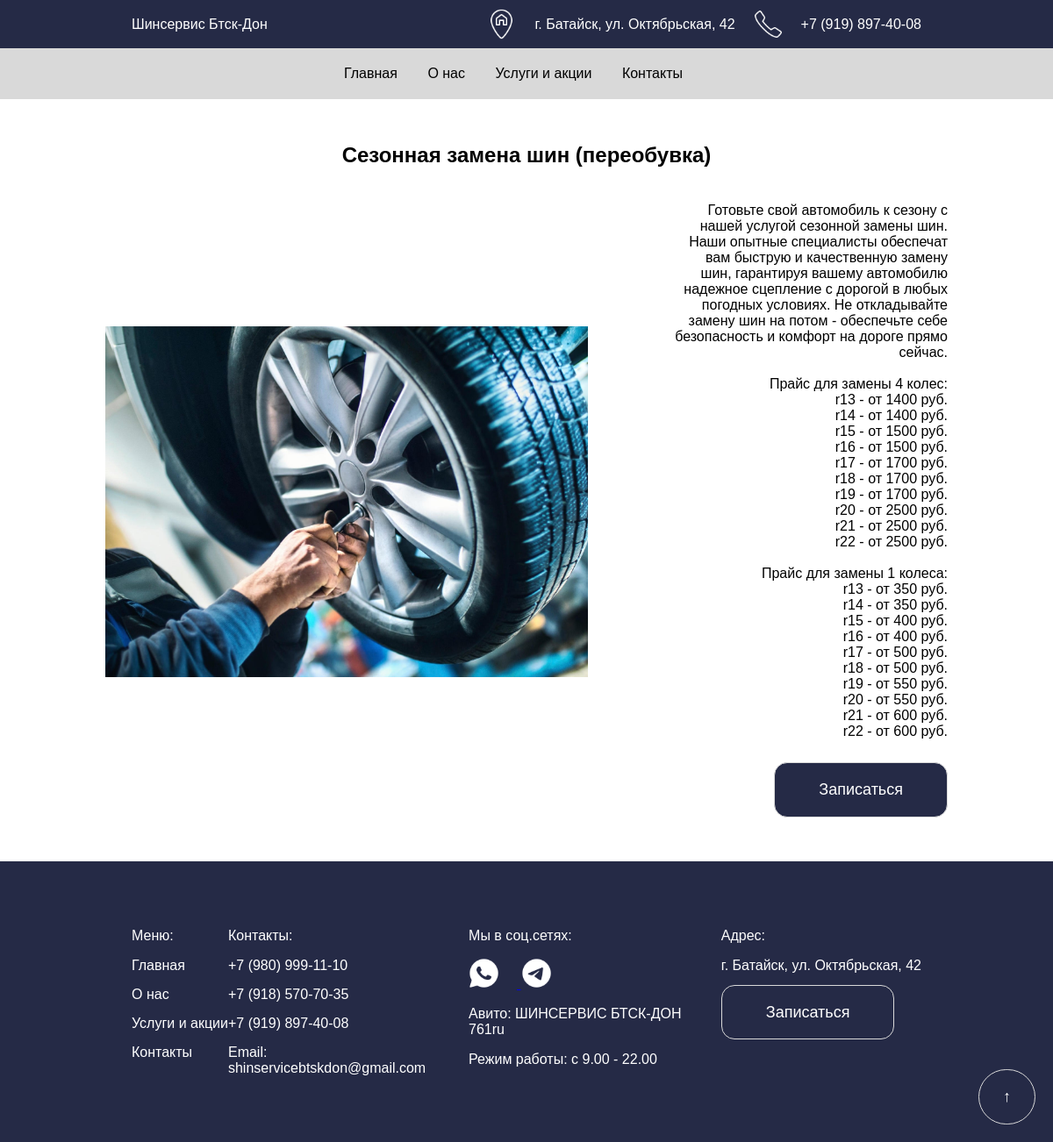
Page /service/2/ on the committed database.
### main/models.py (models this page shows, shortened)
class Service(models.Model):
    name = models.TextField()
    photo = models.ImageField(upload_to='services_photos/')
    full_description = models.TextField()

### main/views.py (the view)
# urls.py: path('service/<int:id>/', views.service_detail_view, name='service_detail'),
def service_detail_view(request, id):
    service = Service.objects.get(pk=id)
    return render(request, 'main/service_detail.html', {'service': service})

### main/templates/main/service_detail.html (shortened to what this page needs)
{% extends 'main/layout.html' %}
{% load static %}
{% block content %}
<section class="top">
<h1 class="name_uslug">{{ service.name }}</h1>
<div class="service-detail-container">
    <div>
        <img class="photo_uslug2" src="{{ service.photo.url }}" alt="{{ service.name }}">
    </div>
    <div class="right_usluga">
    <div class="full_description2">
        <p>{{ service.full_description|linebreaksbr }}</p>
    </div>
    <a href="{% url 'uslugi' %}#booking_form" class="button">Записаться</a>
    </div>
</div>
</section>
{% endblock %}

### main/static/shinka/css/styles.css (style rules this page uses)
@media (min-width: 1024px) { body { font-family: Arial, sans-serif; margin: 0; padding: 0; } }
@media (min-width: 1024px) { .button { text-decoration: none; background-color: #252A46; color: white; border: 1px solid #D9D9D9; padding: 20px 50px; border-radius: 15px; font-size: 18px; cursor: pointer; transition: background-color 0.3s, color 0.3s, transform 0.3s; margin-top:10px; } }
@media (min-width: 1024px) { html, body { width: 100%; overflow-x: hidden; } }
@media (min-width: 1024px) { .name_uslug { margin-top: 10px; text-align: center; } }
@media (min-width: 1024px) { .top { margin: 50px 0px;; } }
@media (min-width: 1024px) { .service-detail-container { display: flex; align-items: center; justify-content: flex-end; margin: 2% 10%; } }
@media (min-width: 1024px) { .right_usluga { display: flex; flex-direction: column; align-items: flex-end; } }
@media (min-width: 1024px) { .photo_uslug2 { width: 550px; height: 400px; margin-right: 20px; } }
@media (min-width: 1024px) { .full_description2 { text-align: right; padding-left:20%; } }

### rows in the picture
Service: name "Сезонная замена шин (переобувка)", photo (picture), full_description "Готовьте свой автомобиль к сезону с нашей услугой сезонной замены шин. Наши опытные специалисты обеспечат вам быструю и качественную замену шин, гарантируя вашему автомобилю надежное сцепление с дорогой в любых погодных условиях. Не откладывайте замену шин на потом - обеспечьте себе безопасность и комфорт на дороге прямо сейчас. Прайс для замены 4 колес: r13 - от 1400 руб. r14 - от 1400 руб. r15 - от 1500 руб. r16 - от 1500 руб. r17 - от 1700 руб. r18 - от 1700 руб. r19 - от 1700 руб. r20 - от 2500 руб. r21 - от 2500 руб. r22 - от 2500 руб. Прайс для замены 1 колеса: r13 - от 350 руб. r14 - от 350 руб. r15 - от 400 руб. r16 - от 400 руб. r17 - от 500 руб. r18 - от 500 руб. r19 - от 550 руб.…"
